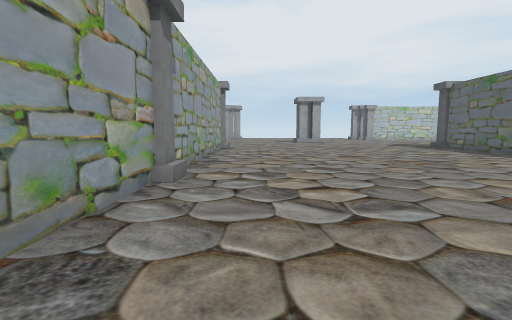
[1] (above)

16 first-person views from a walk through a scene from a Unity 3-D project. The camera is 1.4 m above the floor, tilts 6° down and sees 85° across. The floor is counted in squares, 2 m on a side. Each view is taken from the middle of a square. On the plan, view 1 faces up. The plan holds only what a view shows up to about 9 squares ahead; the rest is blank. The place goes on beyond the plan. The player character is not drawn.

[2]
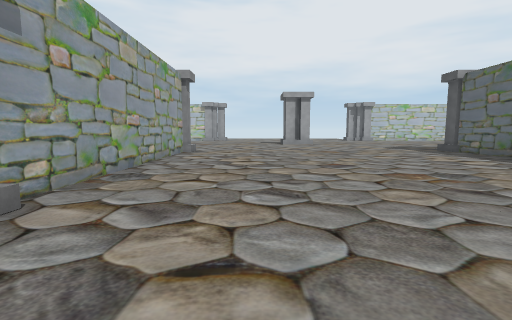

[3]
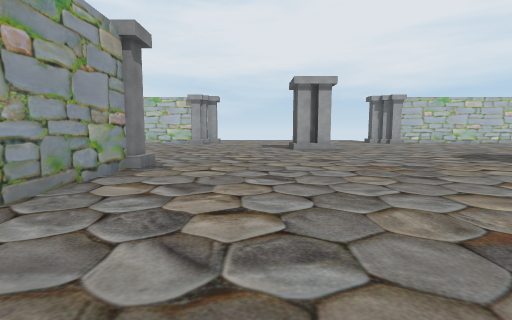

[4]
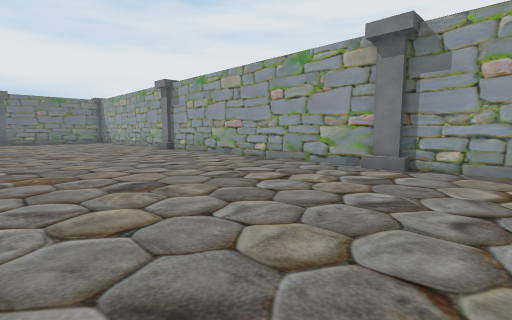

[5]
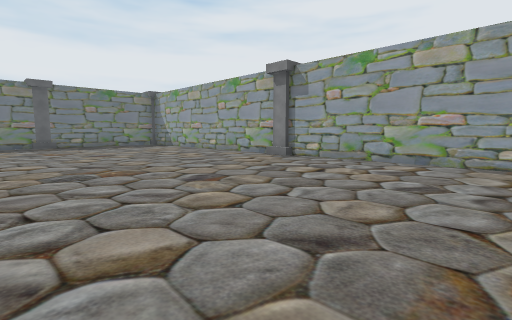

[6]
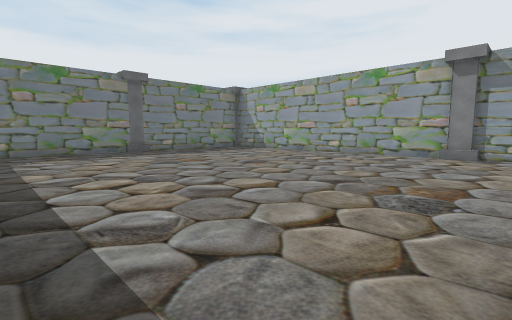

[7]
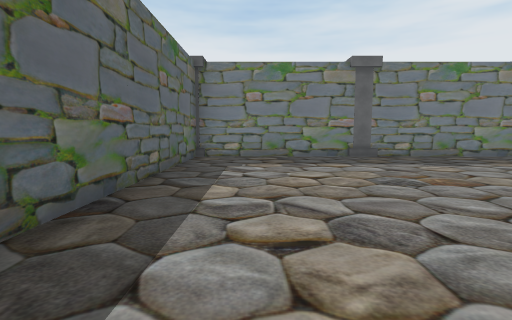

[8]
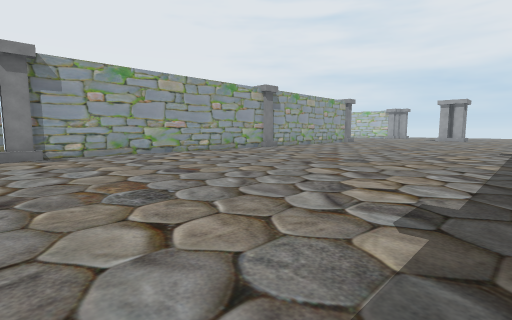

[9]
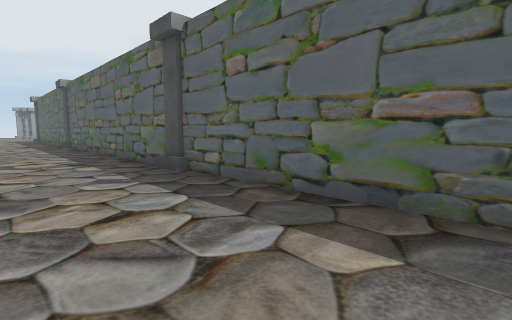

[10]
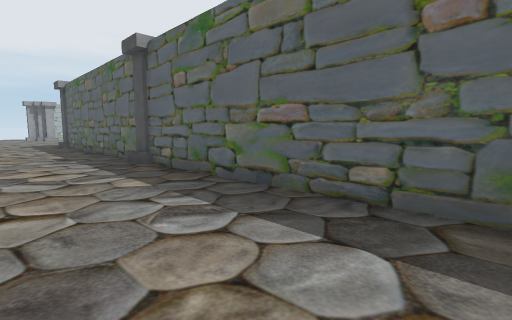

[11]
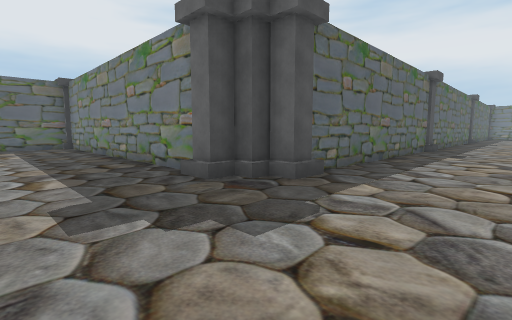

[12]
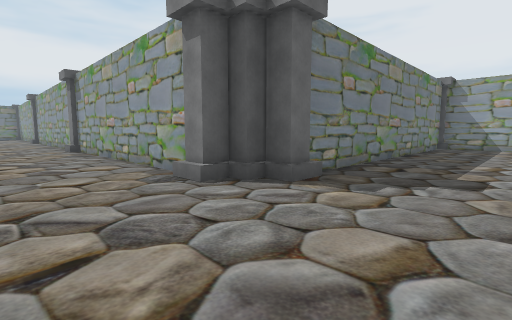

[13]
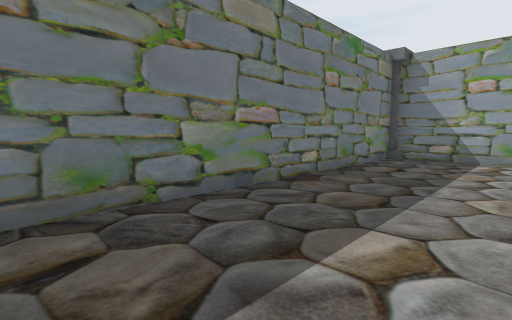

[14]
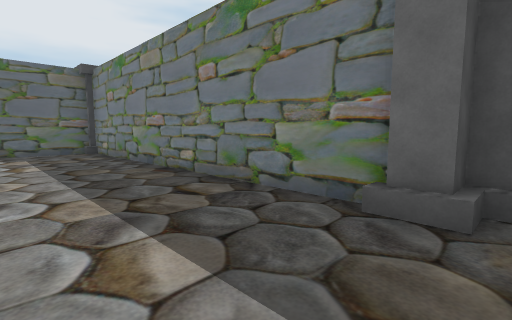

[15]
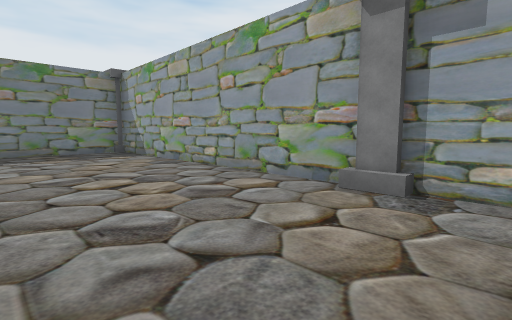

[16]
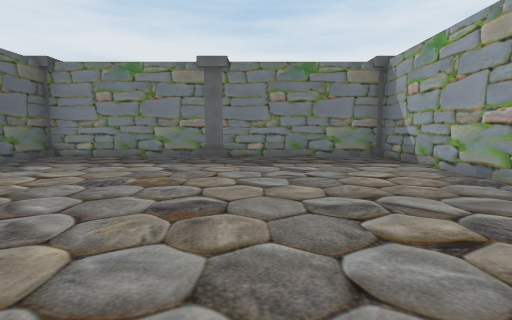

### Floor plan
Points are (right, up) in squares from view 1. A wall is a line through its corners. A room is listed if a view was taken in it or the views show most of it. See-through windows are left out.
Room 1 (views 1, 2, 3, 4, 5, 6, 7, 8, 9, 10, 11, 12, 13, 14, 15, 16)
walls: (-1.4, 3.6) (-1.4, -3.6); (7.6, 4.5) (7.6, 10.6); (-1.4, 10.6) (-1.4, 4.5); (7.6, -3.6) (7.6, 3.5); (-1.4, -4.5) (-1.4, -12.6) (2.6, -12.6); (9.4, 12.4) (17.6, 12.4) (17.6, 14.6); (-10.5, 12.4) (-2.8, 12.4); (3.4, -12.6) (7.6, -12.6) (7.6, -4.5); (-11.4, 14.8) (-11.4, 12.5)
objects: other object (-12, 12); other object (-2, -4); other object (-2, 4); other object (-2, 11); other object (-2, 12); other object (3, -13); other object (8, -4); other object (8, 4); other object (8, 11); other object (8, 12); other object (9, 12)

Where each view was taken, in squares from view 1:
view 1: 0 up, 0 right, facing up
view 2: 2 up, 1 right, facing up
view 3: 6 up, 1 right, facing up
view 4: 6 up, 4 right, facing down-left
view 5: 1 up, 5 right, facing down-left
view 6: 3 down, 7 right, facing down-left
view 7: 5 down, 6 right, facing down
view 8: 5 down, 7 right, facing up-left
view 9: 9 down, 5 right, facing up-right
view 10: 2 down, 5 right, facing up-right
view 11: 15 up, 5 right, facing down-right
view 12: 15 up, 1 right, facing down-left
view 13: 15 up, 4 left, facing down-left
view 14: 15 up, 8 right, facing down-right
view 15: 3 down, 2 right, facing down-left
view 16: 5 down, 2 right, facing down
